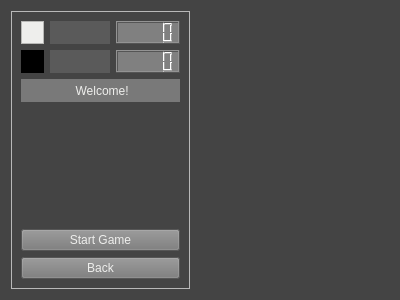
<?xml version="1.0" encoding="UTF-8"?>
<ui version="4.0">
 <class>BoardDialog</class>
 <widget class="QDialog" name="BoardDialog">
  <property name="geometry">
   <rect>
    <x>0</x>
    <y>0</y>
    <width>400</width>
    <height>300</height>
   </rect>
  </property>
  <property name="maximumSize">
   <size>
    <width>1150</width>
    <height>600</height>
   </size>
  </property>
  <property name="windowTitle">
   <string>Dialog</string>
  </property>
  <property name="styleSheet">
   <string notr="true">QDialog{
        background-color: #444444;
}</string>
  </property>
  <layout class="QGridLayout" name="gridLayout">
   <item row="0" column="0">
    <layout class="QHBoxLayout" name="horizontalLayout">
     <item>
      <widget class="QFrame" name="controlPanel">
       <property name="minimumSize">
        <size>
         <width>160</width>
         <height>0</height>
        </size>
       </property>
       <property name="maximumSize">
        <size>
         <width>360</width>
         <height>1000</height>
        </size>
       </property>
       <property name="frameShape">
        <enum>QFrame::StyledPanel</enum>
       </property>
       <property name="frameShadow">
        <enum>QFrame::Raised</enum>
       </property>
       <layout class="QGridLayout" name="gridLayout_3">
        <item row="0" column="0">
         <layout class="QGridLayout" name="controlPanelLayout">
          <item row="1" column="2">
           <widget class="QLCDNumber" name="blackScore">
            <property name="minimumSize">
             <size>
              <width>50</width>
              <height>23</height>
             </size>
            </property>
            <property name="styleSheet">
             <string notr="true">QLCDNumber{
        background-color: gray;
        padding: 5px;
        color: #ffffff;
}
</string>
            </property>
           </widget>
          </item>
          <item row="0" column="2">
           <widget class="QLCDNumber" name="whiteScore">
            <property name="styleSheet">
             <string notr="true">QLCDNumber{
        background-color: gray;
        padding: 5px;
        color: #ffffff;
}
</string>
            </property>
           </widget>
          </item>
          <item row="3" column="2">
           <spacer name="verticalSpacer">
            <property name="orientation">
             <enum>Qt::Vertical</enum>
            </property>
            <property name="sizeHint" stdset="0">
             <size>
              <width>20</width>
              <height>40</height>
             </size>
            </property>
           </spacer>
          </item>
          <item row="4" column="0" colspan="3">
           <widget class="QPushButton" name="startButton">
            <property name="focusPolicy">
             <enum>Qt::NoFocus</enum>
            </property>
            <property name="styleSheet">
             <string notr="true">QPushButton{
        background-color: #797979;
    color: rgb(238, 238, 236);
}

QPushButton:pressed{
        background-color: #2069e0 ;
   color: rgb(238, 238, 236);
}</string>
            </property>
            <property name="text">
             <string>Start Game</string>
            </property>
            <property name="flat">
             <bool>false</bool>
            </property>
           </widget>
          </item>
          <item row="1" column="0">
           <widget class="QFrame" name="black">
            <property name="styleSheet">
             <string notr="true">background-color: rgb(0, 0, 0);</string>
            </property>
            <property name="frameShape">
             <enum>QFrame::StyledPanel</enum>
            </property>
            <property name="frameShadow">
             <enum>QFrame::Raised</enum>
            </property>
           </widget>
          </item>
          <item row="5" column="0" colspan="3">
           <widget class="QPushButton" name="quitButton">
            <property name="focusPolicy">
             <enum>Qt::NoFocus</enum>
            </property>
            <property name="styleSheet">
             <string notr="true">QPushButton{
        background-color: #797979;
    color: rgb(238, 238, 236);
}

QPushButton:pressed{
        background-color: #2069e0 ;
   color: rgb(238, 238, 236);
}</string>
            </property>
            <property name="text">
             <string>Back</string>
            </property>
           </widget>
          </item>
          <item row="0" column="0">
           <widget class="QFrame" name="white">
            <property name="minimumSize">
             <size>
              <width>23</width>
              <height>23</height>
             </size>
            </property>
            <property name="maximumSize">
             <size>
              <width>23</width>
              <height>23</height>
             </size>
            </property>
            <property name="styleSheet">
             <string notr="true">background-color: rgb(238, 238, 236);</string>
            </property>
            <property name="frameShape">
             <enum>QFrame::StyledPanel</enum>
            </property>
            <property name="frameShadow">
             <enum>QFrame::Raised</enum>
            </property>
           </widget>
          </item>
          <item row="2" column="0" colspan="3">
           <widget class="QLabel" name="description">
            <property name="minimumSize">
             <size>
              <width>0</width>
              <height>23</height>
             </size>
            </property>
            <property name="styleSheet">
             <string notr="true">background-color: rgb(121, 121, 121);
color: rgb(238, 238, 236);</string>
            </property>
            <property name="text">
             <string> Welcome!</string>
            </property>
            <property name="alignment">
             <set>Qt::AlignCenter</set>
            </property>
           </widget>
          </item>
          <item row="0" column="1">
           <widget class="QLabel" name="whiteCountDown">
            <property name="minimumSize">
             <size>
              <width>60</width>
              <height>0</height>
             </size>
            </property>
            <property name="styleSheet">
             <string notr="true">background-color: rgb(90,90,90);
color: rgb(238, 238, 236);</string>
            </property>
            <property name="text">
             <string/>
            </property>
            <property name="alignment">
             <set>Qt::AlignCenter</set>
            </property>
           </widget>
          </item>
          <item row="1" column="1">
           <widget class="QLabel" name="blackCountDown">
            <property name="minimumSize">
             <size>
              <width>60</width>
              <height>23</height>
             </size>
            </property>
            <property name="styleSheet">
             <string notr="true">background-color: rgb(90,90,90);
color: rgb(238, 238, 236);</string>
            </property>
            <property name="text">
             <string/>
            </property>
            <property name="alignment">
             <set>Qt::AlignCenter</set>
            </property>
           </widget>
          </item>
         </layout>
        </item>
       </layout>
      </widget>
     </item>
     <item>
      <spacer name="horizontalSpacer">
       <property name="orientation">
        <enum>Qt::Horizontal</enum>
       </property>
       <property name="sizeHint" stdset="0">
        <size>
         <width>40</width>
         <height>20</height>
        </size>
       </property>
      </spacer>
     </item>
    </layout>
   </item>
  </layout>
 </widget>
 <resources/>
 <connections/>
</ui>
